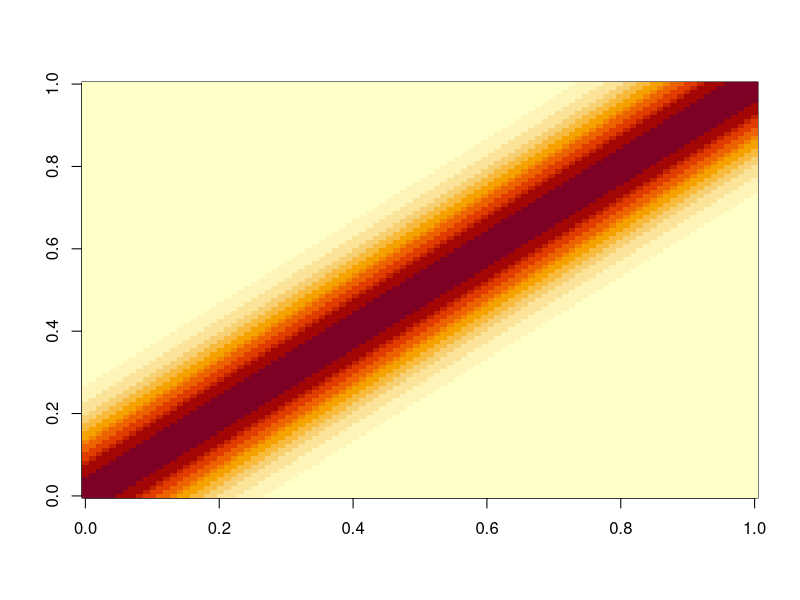

Reproduce this figure in R. (Note: this script raises an error after producing the figure.)

meanFunc<-function(xValues,func=NULL){
  if(is.null(func)) return(rep(0,length(xValues)))
  yValues<-func(xValues)
  return(yValues)
}

SqrExpCov<-function(x1,x2,sigma=1,lengthScale=1){
  if(lengthScale<=0) stop("Values of lengthScale not allowed")
  if(sigma<=0) stop("Values of sigma not allowed")
  covVal<-sigma^2*exp(((x1-x2)^2)/(-2*lengthScale))
  return(covVal)
}


createCovMatrix<-function(xVal,covFunc,...){
  index<-1:length(xVal)
#   indexMat<-as.matrix(expand.grid(index,index))
#   covValues<-covFunc(x1=indexMat[,1],x2=indexMat[,2],...)
#   covMat<-matrix(0,length(xVal),length(xVal))
#   covMat[indexMat]<-covValues
  covMat<-matrix(0,length(xVal),length(xVal))
  for(i in 1:length(xVal)){
    for(j in 1:length(xVal)){
      covMat[i,j]<-covFunc(x1=xVal[i],x2=xVal[j],...)
    } 
  }
  return(covMat)
}

sampleGP<-function(noDraw,xVal,covFunc,func=NULL,onlyPara=FALSE,...){
  meanVal<-meanFunc(xVal,func=func)
  covMat<-createCovMatrix(xVal=xVal,covFunc=covFunc,...)
  if(onlyPara){
    return(list(covMat=covMat,means=meanVal))
  } 
  library(MASS)
  draws<-mvrnorm(n=noDraw,mu=meanVal,Sigma=covMat)
  colnames(draws)<-xVal
  rownames(draws)<-1:noDraw
  res<-list(draws=draws,covMat=covMat,means=meanVal)
  return(res)
}

plotGP<-function(drawMatrix){
  maxVal<-max(drawMatrix)
  minVal<-min(drawMatrix)
  noDraws<-dim(drawMatrix)[1]
  if(noDraws==1) {
    plot(x=as.numeric(colnames(drawMatrix)),y=drawMatrix[1,], type="l", xlab="t",ylab="y")
  }else{
    plot(x=as.numeric(colnames(drawMatrix)),y=drawMatrix[1,], type="l", 
         xlab="t",ylab="y",ylim=c(minVal,maxVal))
    for(i in 2:noDraws)
    lines(x=as.numeric(colnames(drawMatrix)),y=drawMatrix[i,])
  }
}

draw<-sampleGP(noDraw=20,xVal=seq(-6,6,length.out=100),covFunc=SqrExpCov,lengthScale=2,sigma=1,func=sin)
draw<-sampleGP(noDraw=20,xVal=seq(-6,6,length.out=100),covFunc=SqrExpCov,lengthScale=2,sigma=1,func=sin,onlyPara=T)
#round(draw$covMat,4)
image(draw$covMat)
plotGP(drawMatrix=draw$draws)

draw<-sampleGP(noDraw=20,xVal=seq(-6,6,length.out=100),covFunc=SqrExpCov)
